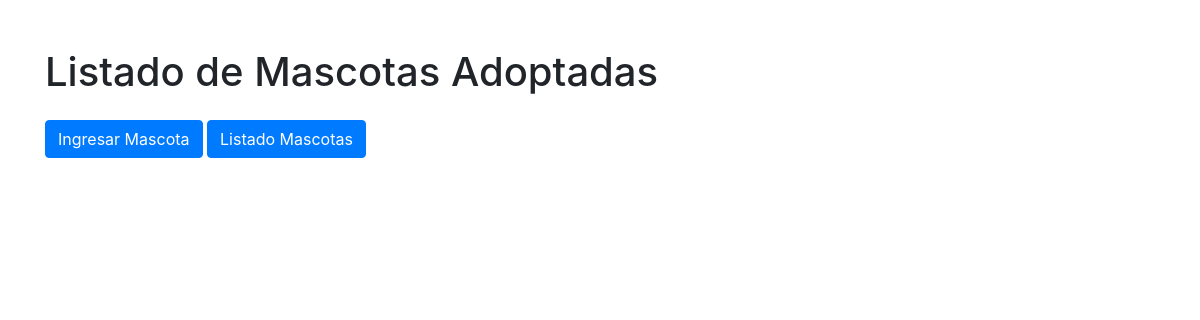
Before: /adoptar_mascota_lista/ with the older database file.
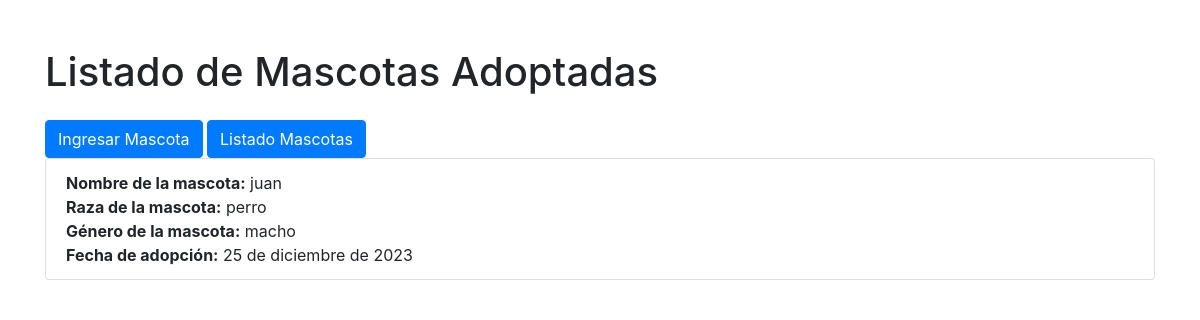
After: the same page with the newer database file.
### mascotas/models.py (models this page shows, shortened)
class MascotaAdoptada(models.Model):
    id_adoptada = models.AutoField(primary_key=True)
    mascota = models.OneToOneField(Mascota, related_name='adoptada', on_delete=models.CASCADE)
    fecha_adopcion = models.DateField()
    class Meta:
        app_label = 'mascotas'

class Mascota(models.Model):
    id_mascotas = models.AutoField(primary_key=True)
    rut_usuario = models.ForeignKey('mascotas.Usuario', related_name='mascotas', on_delete=models.CASCADE)
    nombre_m = models.CharField(max_length=100)
    raza_m = models.CharField(max_length=100)
    vacuna_m = models.BooleanField(default=False)
    tipo_m = models.CharField(max_length=100)
    genero_m = models.CharField(max_length=10)
    fecha_nac_m = models.DateField()
    tamaño_m = models.CharField(max_length=20)
    color_m = models.CharField(max_length=50)
    comportamiento_m = models.TextField()
    peso_m = models.FloatField()
    especie_m = models.CharField(max_length=50)
    imagen = models.ImageField(upload_to='uploads', blank=True, null=True)
    class Meta:
        app_label = 'mascotas'

### mascotas/views.py (the view)
# urls.py: path('adoptar_mascota_lista/', views.adoptar_mascota_lista, name='adoptar_mascota_lista'),
def adoptar_mascota_lista(request):
    mascotas_adoptadas = MascotaAdoptada.objects.all()
    return render(request, 'mascotas/adoptar_mascota_lista.html', {'mascotas_adoptadas': mascotas_adoptadas})

### mascotas/templates/mascotas/adoptar_mascota_lista.html (shortened to what this page needs)
<!DOCTYPE html>
<html lang="es">
<head>
    <link rel="stylesheet" href="https://stackpath.bootstrapcdn.com/bootstrap/4.5.2/css/bootstrap.min.css">
</head>
<body class="container mt-5">
    <h1>Listado de Mascotas Adoptadas</h1>
    <a href="{% url 'ingresar_mascota' %}" class="btn btn-primary mt-3">Ingresar Mascota</a>
    <a href="{% url 'listado_mascotas' %}" class="btn btn-primary mt-3">Listado Mascotas</a>
    <ul class="list-group">
        {% for mascota_adoptada in mascotas_adoptadas %}
            <li class="list-group-item">
                <strong>Nombre de la mascota:</strong> {{ mascota_adoptada.mascota.nombre_m }}<br>
                <strong>Raza de la mascota:</strong> {{ mascota_adoptada.mascota.raza_m }}<br>
                <strong>Género de la mascota:</strong> {{ mascota_adoptada.mascota.genero_m }}<br>
                <strong>Fecha de adopción:</strong> {{ mascota_adoptada.fecha_adopcion }}<br>
            </li>
        {% endfor %}
    </ul>
</body>
</html>

Changed rows visible on the page:
added MascotaAdoptada: mascota.nombre_m "juan", mascota.raza_m "perro", mascota.genero_m "macho", fecha_adopcion "25 de diciembre de 2023"
